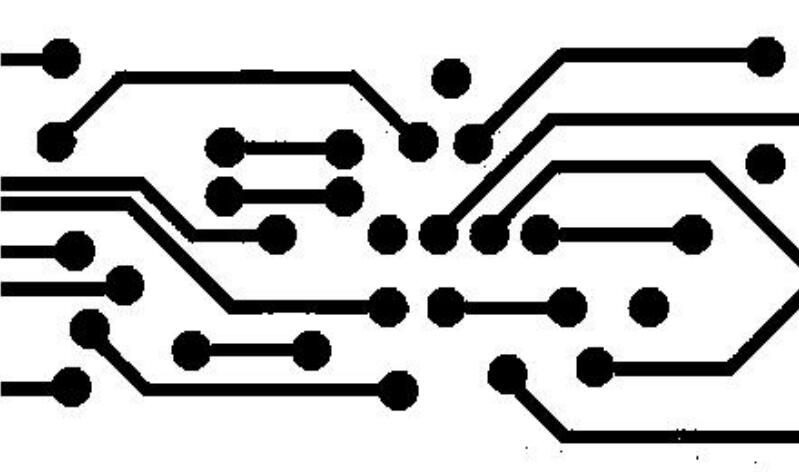
//> input picture CLASS_4/CLASS4_EX3/CLASS4_EX3/2.jpg, 799 x 472 px
$ ./main   (built with g++ and OpenCV 4)
//> lines starting //> are read from the running program, lines starting //| are printed output that depends on the picture; after the words box and inside, x2 and y2 are one past the last pixel; in counts of white or black regions, pixels touching at a corner belong together
#include <iostream>
#include <opencv2/opencv.hpp>
using namespace cv;
using namespace std;

int main()
{
	Mat src = imread("2.jpg",0);
//> src is the input picture: 472 rows x 799 cols, CV_8UC1; min 0, max 255, mean 196.1
	Mat binaryzation;
	/*二值化*/
	threshold(src, binaryzation, 100, 255, THRESH_OTSU);
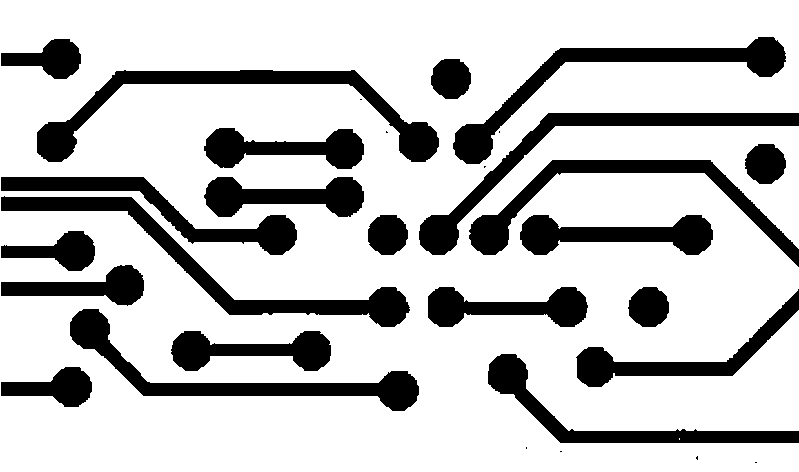
//> binaryzation: 472 rows x 799 cols, CV_8UC1; 77.1% white; 30 black regions (8 under 20 px), largest, box (x1, y1, x2, y2) and area: (37, 70, 439, 162) 7462, (1, 196, 410, 327) 7103, (453, 37, 786, 164) 6624
	binaryzation = 255 - binaryzation;
	imshow("windows1", binaryzation);
	/*腐蚀线路*/
	Mat size_erode = getStructuringElement(MORPH_RECT, Size(18, 18));
	Mat output_erode;
	morphologyEx(binaryzation, output_erode, 0, size_erode);
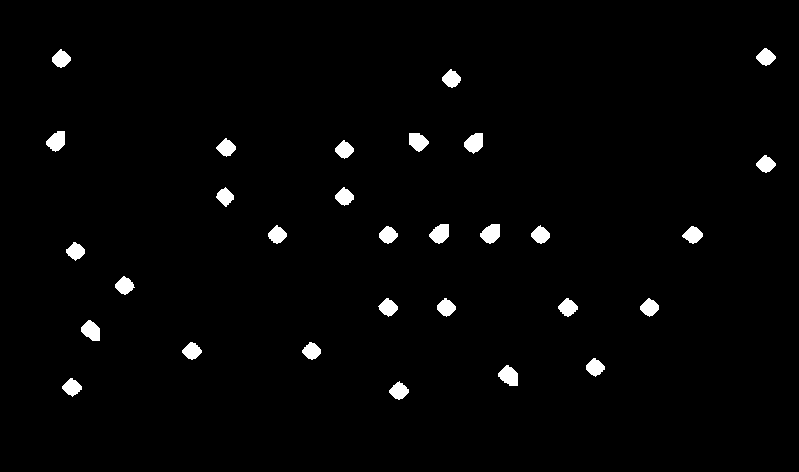
//> output_erode: 472 rows x 799 cols, CV_8UC1; 1.9% white; 30 white regions, largest, box (x1, y1, x2, y2) and area: (498, 365, 518, 386) 291, (480, 224, 500, 244) 289, (464, 133, 483, 154) 286
	imshow("windows2", output_erode);

	/*焊点膨胀*/
	Mat size_dilate = getStructuringElement(MORPH_ELLIPSE,Size(15,15));
	Mat output_dilate;
	morphologyEx(output_erode, output_dilate, 1, size_dilate);
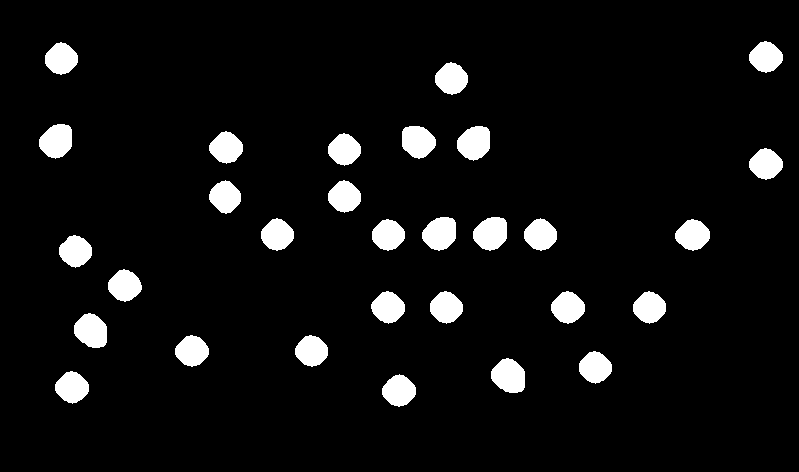
//> output_dilate: 472 rows x 799 cols, CV_8UC1; 6.4% white; 30 white regions, largest, box (x1, y1, x2, y2) and area: (491, 358, 525, 393) 906, (473, 217, 507, 251) 892, (457, 126, 490, 161) 888
	imshow("windows3", output_dilate);
	/*连通域计数*/
	Mat open = output_dilate;
	Mat labels;
	Mat stats;
	Mat centroids;
	int connect = connectedComponentsWithStats(open, labels, stats, centroids);
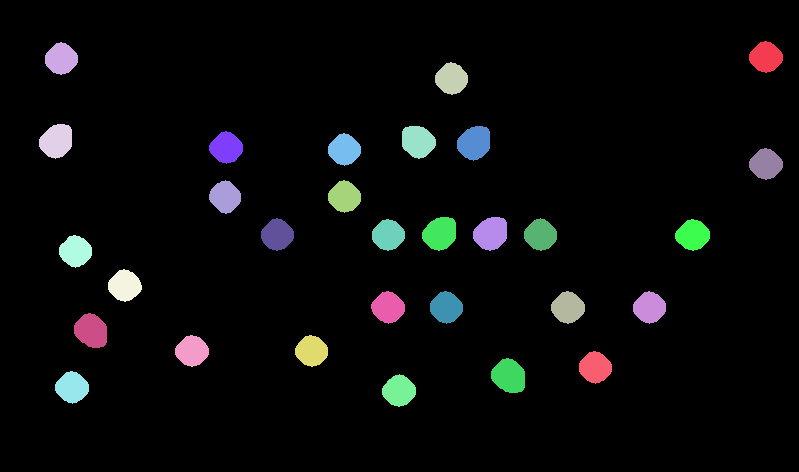
//> labels: 472 rows x 799 cols, CV_32SC1; 31 distinct labels, from 0 to 30; one colour per label, 0 black
//> stats = 31 rows, first 6: [0, 0, 799, 472, 352919], [749, 41, 34, 32, 773], [45, 42, 33, 33, 785], [435, 62, 33, 33, 786], [39, 124, 33, 35, 881], [402, 126, 34, 33, 859]; centroids = 31 pairs, first value 56.19 to 765.5, second value 56.71 to 390.4; connect = 31
	/*将数字显示在状态栏*/
	cout << connect - 1;
//| 30
	waitKey(0);

	return 0;
}
